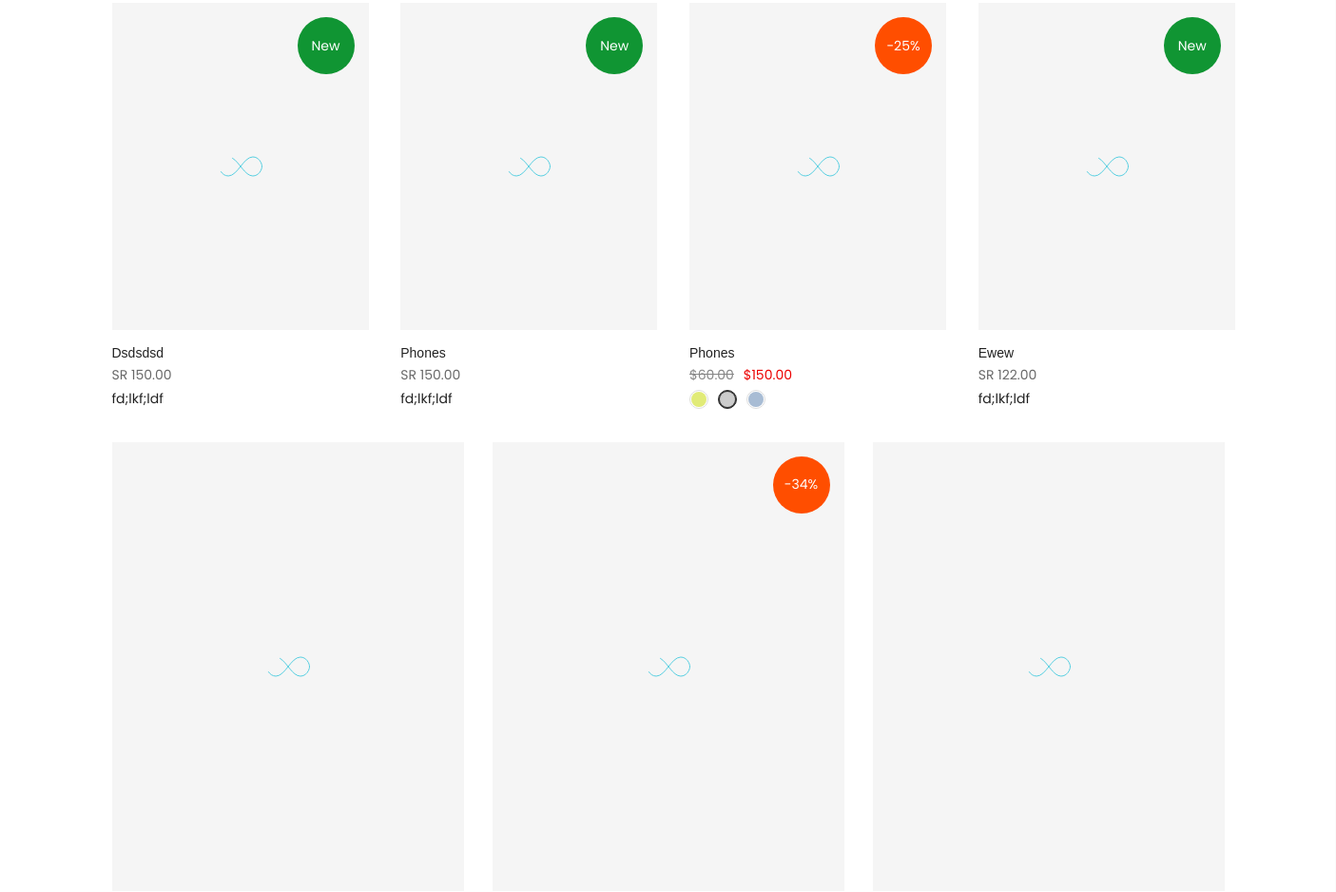
The app's page / (middle part), older data.
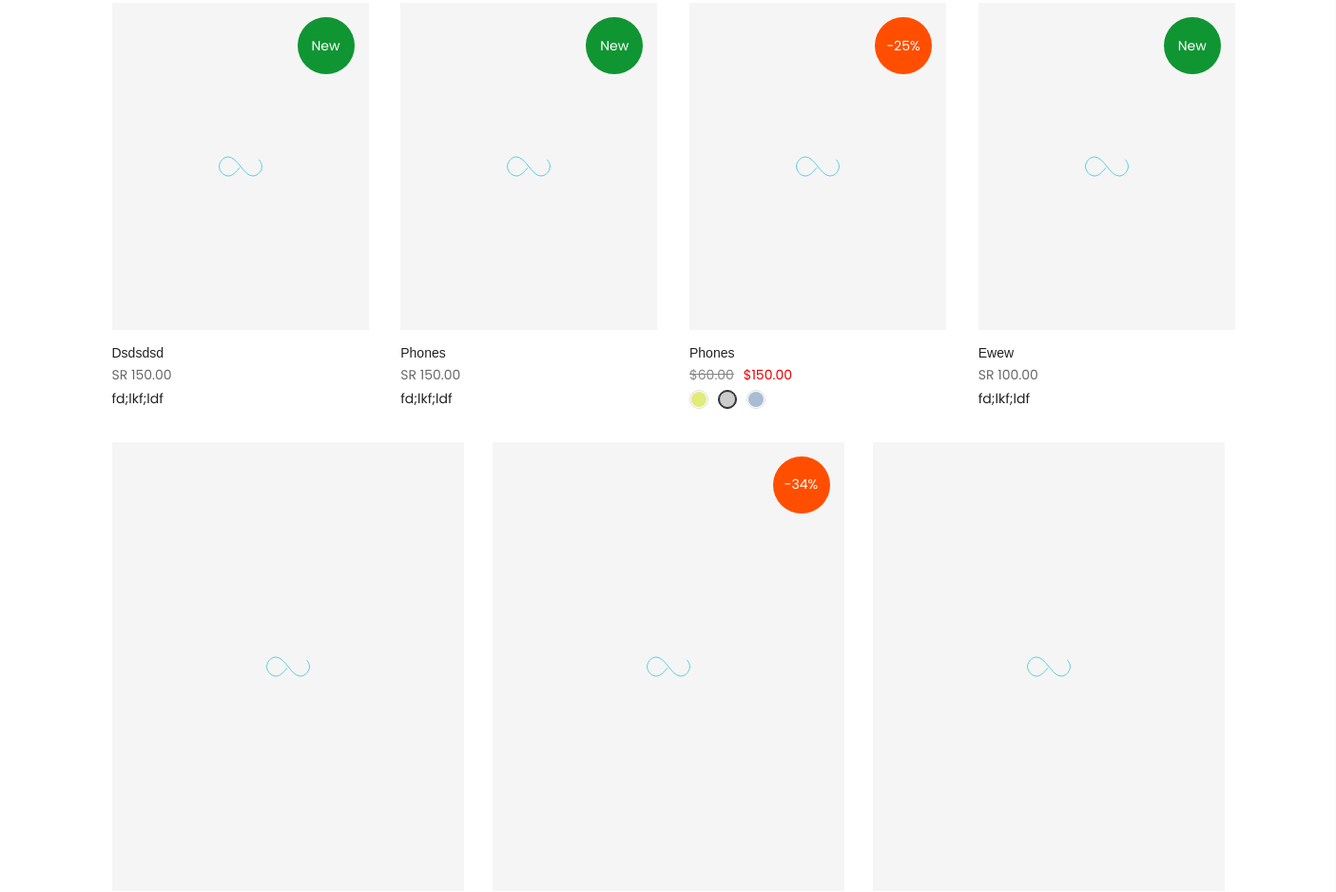
The same page, newer data.
### product/models.py (models this page shows, shortened)
class Product(models.Model):
    user = models.ForeignKey(User, null=True, on_delete=models.SET_NULL)
    PRDName = models.CharField(max_length=75)
    PRDVandor_Name = models.CharField(max_length=75)
    PRDCategory = models.ForeignKey('Category', on_delete=models.CASCADE, blank=True, null=True)
    PRDIMG = models.ImageField(upload_to='', blank=True, null=True)
    PRDDec = models.TextField(max_length=500)
    PRDBrand = models.ForeignKey('settings.Brand', on_delete=models.CASCADE, blank=True, null=True)
    PRDPrice = models.DecimalField(max_digits=5, decimal_places=2)
    PRDCost = models.DecimalField(max_digits=5, decimal_places=2)
    PRDDisc = models.DecimalField(max_digits=5, decimal_places=2)
    PRDSlug = models.SlugField(blank=True, null=True, allow_unicode=True)
    PRDCreated = models.DateTimeField()
    PRDISNew = models.BooleanField(default=False)
    PRDISbest = models.BooleanField(default=False)
    stock = models.IntegerField(default=0)
    tax = models.DecimalField(max_digits=2, decimal_places=2, default=0.05)
    on_sale = models.BooleanField(default=False)
    sale_date = models.BooleanField(default=True)
    on_sale_start = models.DateField(null=True, blank=True)
    on_sale_ends = models.DateField(null=True, blank=True)
    approved = models.BooleanField(default=False)
    featured = models.BooleanField(default=False)
    limited_products = models.BooleanField(default=False)
    added_date = models.DateTimeField(auto_now_add=True, null=True)
    update_date = models.DateTimeField(auto_now_add=True, null=True)
    weight = models.IntegerField(default=0, null=True)
    length = models.DecimalField(decimal_places=2, default=0, max_digits=100)
    height = models.DecimalField(decimal_places=2, default=0, max_digits=100)
    width = models.DecimalField(decimal_places=2, default=0, max_digits=100)
    def __str__(self):
        return self.PRDName
    def get_absolute_url(self):
        return reverse('products:pro_detail', kwargs={"slug": self.PRDSlug})
    def get_absolute_urll(self):
        return reverse('products:puopup_detail', kwargs={"slug": self.PRDSlug})

### product/views.py (the view)
# urls.py: path('', views.Product_list, name='pro_list'),                           # to home page or display all products
def Product_list(request):
            banner = Banner.objects.all()
            product_list = Product.objects.filter(approved=True).order_by(
            '?')  # Display  all products if you check in approved
            product_featured = Product.objects.filter(
            Q(featured=True) & Q(approved=True))  # Display  all products if you check in product_featured
            limited_products = Product.objects.filter(limited_products=True)
            product_count = product_list.count()  # count all products
            d = Category.objects.all()  # display all category on home page
            paginator = Paginator(product_list, 6)  # product_list == how many products  display on one page
            page_number = request.GET.get('page')  # get number data
            product_list = paginator.get_page(page_number)
            context = {
                            'banner':banner,
                            'product_list': product_list,
                            'product_count': product_count,
                            'product_featured': product_featured,
                            'limited_products': limited_products,
                            'd': d,
                        }
            return render(request, 'product/home-classic.html', context)

### cart/context_processos.py (called while the page is built)
def counter(request):
    cart_count = 0      # var coz counter number on  cart
    if 'admin' in request.path:            # request path if admin can you though data to return see anything
        return {}
    else:
        try:
            cart = Cart.objects.filter(cart_id=_cart_id(request))
            cart_items = CartItems.objects.all().filter(cart=cart[:1])
            for cart_item in cart_items:
                cart_count += cart_item.quantity
        except Cart.DoesNotExist:
            cart_item = 0
    return dict(cart_count=cart_count)

### cart/views.py (called while the page is built)
def _cart_id(request):  # creat session id to cart
    cart = request.session.session_key
    if not cart:
        cart = request.session.create()  # create new session
    return cart

### product/context_processors.py (called while the page is built)
def menu_links(request):
    links = Category.objects.all()
    products = Product.objects.filter()
    return dict(links=links, products=products)

### product/models.py (called while the page is built)
    def __str__(self):
        return self.text

    def get_url(self):
        return reverse('products:category_slug', args={self.slug})

    def __str__(self):
        return self.CATName

### product/templates/product/home-classic.html (shortened to what the changed rows need)
<!DOCTYPE html>
{% extends 'product/base.html' %}
{% load static  %}
   {% block  body %}
        <div class="kalles-section nt_section type_carousel type_featured_collection_owl tp_se_cdt">
            <div class="container">
                <div class="products nt_products_holder row row_pr_1 cdt_des_1 round_cd_false js_carousel nt_slider nt_cover ratio_nt position_8 space_30 prev_next_0 btn_owl_1 dot_owl_1 dot_color_1 btn_vi_2" data-flickity='{"imagesLoaded": 0,"adaptiveHeight": 0, "contain": 1, "groupCells": "100%", "dragThreshold" : 5, "cellAlign": "left","wrapAround": true,"prevNextButtons": true,"percentPosition": 1,"pageDots": false, "autoPlay" : 0, "pauseAutoPlayOnHover" : true, "rightToLeft": false }'>
                    {% for product  in product_list %}
                    {% if product.approved == True %}
                    <div class="col-lg-3 col-md-3 col-6 pr_animated done mt__30 pr_grid_item product nt_pr desgin__1">
                        <div class="product-inner pr">
                            <div class="product-image pr oh lazyload">
                                <span class="tc nt_labels pa pe_none cw">
                                    {% if product.PRDISNew == True %}
                                    <span class="nt_label new">New</span>{%endif%}</span>
                                <a class="d-block" href="{{product.get_absolute_url}}">
                                    <div class="pr_lazy_img main-img nt_img_ratio nt_bg_lz lazyload padding-top__127_571" data-bgset="{{ product.PRDIMG.url}}"></div>
                                </a>
                                <div class="nt_add_w ts__03 pa ">
                                </div>
                            </div>
                            <div class="product-info mt__15"><h3 class="product-title pr fs__14 mg__0 fwm">
                                <a class="cd chp" href="product-detail-layout-01.html">{{ product.PRDName}}</a>
                            </h3>
                                <span class="price dib mb__5">SR {{product.PRDPrice}}</span></div>
                        </div>
 <a href="{{product.get_absolute_urll}}">fd;lkf;ldf</a>
                    </div>
                    {% endif %}
                            {% endfor %}
                </div>
        </div>
{% include 'product/poup_detail.html' %}
{% endblock  %}

Row changes from the older to the newer data that the page shows:
changed Product "Ewew": PRDPrice "122.00" → "100.00"
